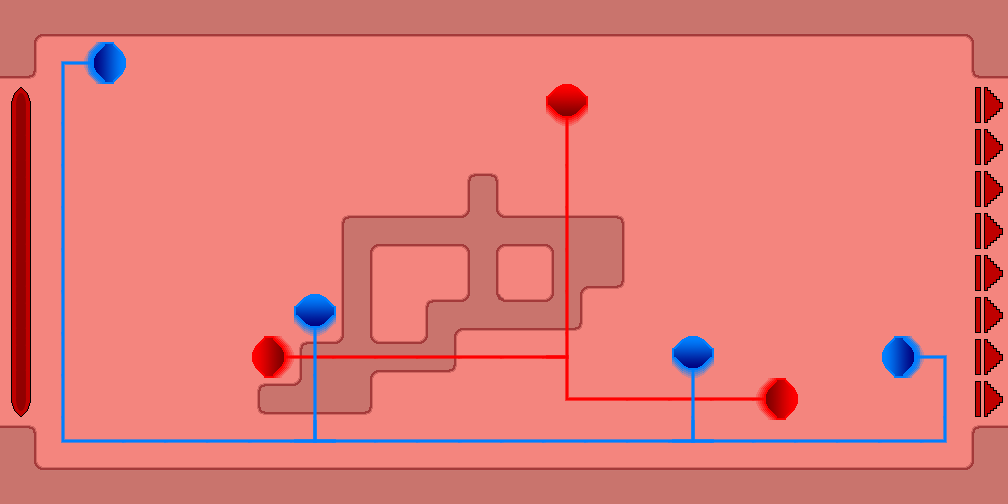

Below is a game level as drawn by its tile map, then a one-line description and the .tmx file that defines it, in full:
An orthogonal 24x12 tile map with 42x42 px tiles, 4 tile layers (background, veins, arteries, foreground), 3 tilesets and 40 objects (21x wall, 7x vein, 4x vein_entrance, 3x artery, 3x artery_entrance, ...).

<map version="1.2" tiledversion="1.3.3" orientation="orthogonal" renderorder="right-down" width="24" height="12" tilewidth="42" tileheight="42" infinite="0" nextlayerid="11" nextobjectid="139">
 <tileset firstgid="1" source="body_tiles.tsx" />
 <tileset firstgid="49" source="artery_and_vein.tsx" />
 <tileset firstgid="89" source="start_and_goal.tsx" />
 <layer id="1" name="background" width="24" height="12">
  <data encoding="csv">
38,42,42,42,42,42,42,42,42,42,42,42,42,42,42,42,42,42,42,42,42,42,42,2,
45,1,1,1,1,1,1,1,1,1,1,1,1,1,1,1,1,1,1,1,1,1,1,9,
1,1,1,1,1,1,1,1,1,1,1,1,1,1,1,1,1,1,1,1,1,1,1,1,
1,1,1,1,1,1,1,1,1,1,1,1,1,1,1,1,1,1,1,1,1,1,1,1,
1,1,1,1,1,1,1,1,1,1,1,36,1,1,1,1,1,1,1,1,1,1,1,1,
1,1,1,1,1,1,1,1,22,41,41,37,41,19,33,1,1,1,1,1,1,1,1,1,
1,1,1,1,1,1,1,1,29,1,1,29,1,7,45,1,1,1,1,1,1,1,1,1,
1,1,1,1,1,1,1,1,29,1,22,47,41,46,1,1,1,1,1,1,1,1,1,1,
1,1,1,1,1,1,1,21,40,41,46,1,1,1,1,1,1,1,1,1,1,1,1,1,
1,1,1,1,1,1,24,44,45,1,1,1,1,1,1,1,1,1,1,1,1,1,1,1,
33,1,1,1,1,1,1,1,1,1,1,1,1,1,1,1,1,1,1,1,1,1,1,21,
26,18,18,18,18,18,18,18,18,18,18,18,18,18,18,18,18,18,18,18,18,18,18,14
</data>
 </layer>
 <layer id="8" name="veins" width="24" height="12">
  <data encoding="csv">
0,0,0,0,0,0,0,0,0,0,0,0,0,0,0,0,0,0,0,0,0,0,0,0,
0,83,74,0,0,0,0,0,0,0,0,0,0,0,0,0,0,0,0,0,0,0,0,0,
0,82,0,0,0,0,0,0,0,0,0,0,0,0,0,0,0,0,0,0,0,0,0,0,
0,82,0,0,0,0,0,0,0,0,0,0,0,0,0,0,0,0,0,0,0,0,0,0,
0,82,0,0,0,0,0,0,0,0,0,0,0,0,0,0,0,0,0,0,0,0,0,0,
0,82,0,0,0,0,0,0,0,0,0,0,0,0,0,0,0,0,0,0,0,0,0,0,
0,82,0,0,0,0,0,0,0,0,0,0,0,0,0,0,0,0,0,0,0,0,0,0,
0,82,0,0,0,0,0,0,0,0,0,0,0,0,0,0,0,0,0,0,0,0,0,0,
0,82,0,0,0,0,0,0,0,0,0,0,0,0,0,0,0,0,0,0,0,54,53,0,
0,82,0,0,0,0,0,0,0,0,0,0,0,0,0,0,0,0,0,0,0,1,82,0,
0,73,72,72,72,72,72,72,72,72,72,72,72,72,72,72,72,72,72,72,72,72,63,0,
0,0,0,0,0,0,0,0,0,0,0,0,0,0,0,0,0,0,0,0,0,0,0,0
</data>
 </layer>
 <layer id="7" name="arteries" width="24" height="12">
  <data encoding="csv">
0,0,0,0,0,0,0,0,0,0,0,0,0,0,0,0,0,0,0,0,0,0,0,0,
0,0,0,0,0,0,0,0,0,0,0,0,0,0,0,0,0,0,0,0,0,0,0,0,
0,0,0,0,0,0,0,0,0,0,0,0,0,60,0,0,0,0,0,0,0,0,0,0,
0,0,0,0,0,0,0,0,0,0,0,0,0,62,0,0,0,0,0,0,0,0,0,0,
0,0,0,0,0,0,0,0,0,0,0,36,0,62,0,0,0,0,0,0,0,0,0,0,
0,0,0,0,0,0,0,0,22,41,41,37,41,62,33,0,0,0,0,0,0,0,0,0,
0,0,0,0,0,0,0,0,29,0,0,29,0,62,45,0,0,0,0,0,0,0,0,0,
0,0,0,0,0,0,0,0,29,1,22,47,41,62,0,0,0,0,0,0,0,0,0,0,
0,0,0,0,0,0,50,52,52,52,52,52,52,86,0,0,0,0,0,0,0,0,0,0,
0,0,0,0,0,0,24,44,45,0,0,0,0,71,52,52,52,52,70,0,0,0,0,0,
0,0,0,0,0,0,0,0,0,0,0,0,0,0,0,0,0,0,0,0,0,0,0,0,
0,0,0,0,0,0,0,0,0,0,0,0,0,0,0,0,0,0,0,0,0,0,0,0
</data>
 </layer>
 <layer id="2" name="foreground" width="24" height="12">
  <data encoding="csv">
0,0,0,0,0,0,0,0,0,0,0,0,0,0,0,0,0,0,0,0,0,0,0,0,
0,0,75,0,0,0,0,0,0,0,0,0,0,0,0,0,0,0,0,0,0,0,0,0,
92,0,0,0,0,0,0,0,0,0,0,0,0,0,0,0,0,0,0,0,0,0,0,96,
95,0,0,0,0,0,0,0,0,0,0,0,0,0,0,0,0,0,0,0,0,0,0,96,
95,0,0,0,0,0,0,0,0,0,0,0,0,0,0,0,0,0,0,0,0,0,0,96,
95,0,0,0,0,0,0,0,0,0,0,0,0,0,0,0,0,0,0,0,0,0,0,96,
95,0,0,0,0,0,0,0,0,0,0,0,0,0,0,0,0,0,0,0,0,0,0,96,
95,0,0,0,0,0,0,64,0,0,0,0,0,0,0,0,0,0,0,0,0,0,0,96,
95,0,0,0,0,0,0,82,0,0,0,0,0,0,0,0,64,0,0,0,0,55,0,96,
98,0,0,0,0,0,0,82,0,0,0,0,0,0,0,0,82,0,0,0,0,0,0,96,
0,0,0,0,0,0,0,57,0,0,0,0,0,0,0,0,57,0,0,0,0,0,0,0,
0,0,0,0,0,0,0,0,0,0,0,0,0,0,0,0,0,0,0,0,0,0,0,0
</data>
 </layer>
 <objectgroup id="4" name="obstacles">
  <object id="99" name="start0" x="0" y="84" width="42" height="336" />
  <object id="100" name="goal" x="966" y="84" width="42" height="336" />
  <object id="101" name="wall" x="0" y="42" width="42" height="42" />
  <object id="102" name="wall" x="0" y="420" width="42" height="42" />
  <object id="103" name="wall" x="0" y="0" width="1008" height="42" />
  <object id="104" name="wall" x="966" y="42" width="42" height="42" />
  <object id="105" name="wall" x="966" y="420" width="42" height="42" />
  <object id="106" name="wall" x="0" y="462" width="1008" height="42" />
  <object id="107" name="wall" x="252" y="378" width="126" height="42" />
  <object id="108" name="wall" x="294" y="336" width="168" height="42" />
  <object id="109" name="wall" x="336" y="210" width="42" height="126" />
  <object id="110" name="wall" x="378" y="210" width="252" height="42" />
  <object id="111" name="wall" x="462" y="168" width="42" height="42" />
  <object id="112" name="wall" x="420" y="294" width="168" height="42" />
  <object id="113" name="wall" x="462" y="252" width="42" height="42" />
  <object id="114" name="wall" x="546" y="252" width="84" height="42" />
  <object id="115" name="vein_entrance" x="84" y="42" width="84" height="42" />
  <object id="116" name="vein" x="42" y="42" width="84" height="42" />
  <object id="117" name="vein" x="42" y="84" width="42" height="378" />
  <object id="118" name="vein" x="84" y="420" width="882" height="42" />
  <object id="119" name="vein" x="294" y="294" width="42" height="126" />
  <object id="120" name="vein_entrance" x="294" y="252" width="42" height="84" />
  <object id="121" name="vein" x="672" y="336" width="42" height="84" />
  <object id="122" name="vein_entrance" x="672" y="294" width="42" height="84" />
  <object id="123" name="vein" x="924" y="336" width="42" height="84" />
  <object id="124" name="vein" x="882" y="336" width="42" height="42" />
  <object id="125" name="vein_entrance" x="840" y="336" width="84" height="42" />
  <object id="126" name="artery" x="252" y="336" width="336" height="42" />
  <object id="127" name="artery" x="546" y="84" width="42" height="252" />
  <object id="128" name="artery" x="546" y="378" width="252" height="42" />
  <object id="129" name="artery_entrance" x="210" y="336" width="84" height="42" />
  <object id="130" name="artery_entrance" x="546" y="42" width="42" height="84" />
  <object id="131" name="artery_entrance" x="756" y="378" width="84" height="42" />
  <object id="132" name="wall" x="84" y="42" width="42" height="42" />
  <object id="133" name="wall" x="252" y="336" width="42" height="42" />
  <object id="134" name="wall" x="294" y="294" width="42" height="42" />
  <object id="135" name="wall" x="546" y="84" width="42" height="42" />
  <object id="136" name="wall" x="672" y="336" width="42" height="42" />
  <object id="137" name="wall" x="756" y="378" width="42" height="42" />
  <object id="138" name="wall" x="882" y="336" width="42" height="42" />
 </objectgroup>
</map>
